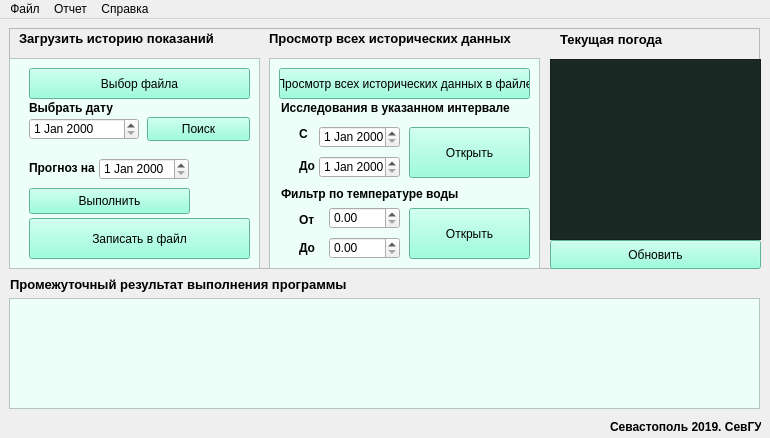
<?xml version="1.0" encoding="UTF-8"?>
<ui version="4.0">
 <class>MainWindow</class>
 <widget class="QMainWindow" name="MainWindow">
  <property name="geometry">
   <rect>
    <x>0</x>
    <y>0</y>
    <width>770</width>
    <height>438</height>
   </rect>
  </property>
  <property name="windowTitle">
   <string>Crimea_hydro_research v1.0</string>
  </property>
  <widget class="QWidget" name="centralwidget">
   <widget class="QLabel" name="label">
    <property name="geometry">
     <rect>
      <x>10</x>
      <y>250</y>
      <width>441</width>
      <height>31</height>
     </rect>
    </property>
    <property name="text">
     <string>&lt;html&gt;&lt;head/&gt;&lt;body&gt;&lt;p&gt;&lt;span style=&quot; font-size:10pt; font-weight:600;&quot;&gt;Промежуточный результат выполнения программы&lt;/span&gt;&lt;/p&gt;&lt;/body&gt;&lt;/html&gt;</string>
    </property>
   </widget>
   <widget class="QFrame" name="frame_2">
    <property name="geometry">
     <rect>
      <x>9</x>
      <y>9</y>
      <width>751</width>
      <height>241</height>
     </rect>
    </property>
    <property name="frameShape">
     <enum>QFrame::StyledPanel</enum>
    </property>
    <property name="frameShadow">
     <enum>QFrame::Raised</enum>
    </property>
    <widget class="QLabel" name="label_2">
     <property name="geometry">
      <rect>
       <x>10</x>
       <y>0</y>
       <width>261</width>
       <height>21</height>
      </rect>
     </property>
     <property name="text">
      <string>&lt;html&gt;&lt;head/&gt;&lt;body&gt;&lt;p&gt;&lt;span style=&quot; font-size:10pt; font-weight:600;&quot;&gt;Загрузить историю показаний&lt;/span&gt;&lt;/p&gt;&lt;/body&gt;&lt;/html&gt;</string>
     </property>
    </widget>
    <widget class="QPushButton" name="pushButton">
     <property name="geometry">
      <rect>
       <x>20</x>
       <y>40</y>
       <width>221</width>
       <height>31</height>
      </rect>
     </property>
     <property name="font">
      <font>
       <weight>50</weight>
       <italic>false</italic>
       <bold>false</bold>
      </font>
     </property>
     <property name="toolTip">
      <string>&lt;html&gt;&lt;head/&gt;&lt;body&gt;&lt;p&gt;&lt;br/&gt;&lt;/p&gt;&lt;/body&gt;&lt;/html&gt;</string>
     </property>
     <property name="styleSheet">
      <string notr="true">background:#7FFFD4</string>
     </property>
     <property name="text">
      <string>Выбор файла</string>
     </property>
    </widget>
    <widget class="QPushButton" name="pushButton_2">
     <property name="geometry">
      <rect>
       <x>270</x>
       <y>40</y>
       <width>251</width>
       <height>31</height>
      </rect>
     </property>
     <property name="styleSheet">
      <string notr="true">background:#7FFFD4</string>
     </property>
     <property name="text">
      <string>Просмотр всех исторических данных в файле</string>
     </property>
    </widget>
    <widget class="QLabel" name="label_4">
     <property name="geometry">
      <rect>
       <x>272</x>
       <y>70</y>
       <width>231</width>
       <height>21</height>
      </rect>
     </property>
     <property name="text">
      <string>&lt;html&gt;&lt;head/&gt;&lt;body&gt;&lt;p&gt;&lt;span style=&quot; font-weight:600;&quot;&gt;Исследования в указанном интервале&lt;/span&gt;&lt;/p&gt;&lt;/body&gt;&lt;/html&gt;</string>
     </property>
    </widget>
    <widget class="QPushButton" name="pushButton_3">
     <property name="geometry">
      <rect>
       <x>400</x>
       <y>99</y>
       <width>121</width>
       <height>51</height>
      </rect>
     </property>
     <property name="accessibleDescription">
      <string/>
     </property>
     <property name="autoFillBackground">
      <bool>false</bool>
     </property>
     <property name="styleSheet">
      <string notr="true">background:#7FFFD4</string>
     </property>
     <property name="text">
      <string>Открыть</string>
     </property>
     <property name="autoDefault">
      <bool>false</bool>
     </property>
     <property name="default">
      <bool>false</bool>
     </property>
     <property name="flat">
      <bool>false</bool>
     </property>
    </widget>
    <widget class="QPushButton" name="pushButton_4">
     <property name="geometry">
      <rect>
       <x>400</x>
       <y>180</y>
       <width>121</width>
       <height>51</height>
      </rect>
     </property>
     <property name="styleSheet">
      <string notr="true">background:#7FFFD4</string>
     </property>
     <property name="text">
      <string>Открыть</string>
     </property>
    </widget>
    <widget class="QPushButton" name="pushButton_5">
     <property name="geometry">
      <rect>
       <x>138</x>
       <y>89</y>
       <width>103</width>
       <height>24</height>
      </rect>
     </property>
     <property name="styleSheet">
      <string notr="true">background:#7FFFD4</string>
     </property>
     <property name="text">
      <string>Поиск</string>
     </property>
    </widget>
    <widget class="QPushButton" name="pushButton_6">
     <property name="geometry">
      <rect>
       <x>20</x>
       <y>160</y>
       <width>161</width>
       <height>26</height>
      </rect>
     </property>
     <property name="styleSheet">
      <string notr="true">background:#7FFFD4</string>
     </property>
     <property name="text">
      <string>Выполнить</string>
     </property>
    </widget>
    <widget class="QDateEdit" name="dateEdit">
     <property name="geometry">
      <rect>
       <x>20</x>
       <y>90</y>
       <width>110</width>
       <height>22</height>
      </rect>
     </property>
    </widget>
    <widget class="QLabel" name="label_5">
     <property name="geometry">
      <rect>
       <x>20</x>
       <y>130</y>
       <width>71</width>
       <height>21</height>
      </rect>
     </property>
     <property name="text">
      <string>&lt;html&gt;&lt;head/&gt;&lt;body&gt;&lt;p&gt;&lt;span style=&quot; font-weight:600;&quot;&gt;Прогноз на&lt;/span&gt;&lt;/p&gt;&lt;/body&gt;&lt;/html&gt;</string>
     </property>
    </widget>
    <widget class="QDateEdit" name="dateEdit_2">
     <property name="geometry">
      <rect>
       <x>90</x>
       <y>130</y>
       <width>90</width>
       <height>22</height>
      </rect>
     </property>
    </widget>
    <widget class="QLabel" name="label_6">
     <property name="geometry">
      <rect>
       <x>20</x>
       <y>70</y>
       <width>91</width>
       <height>21</height>
      </rect>
     </property>
     <property name="text">
      <string>&lt;html&gt;&lt;head/&gt;&lt;body&gt;&lt;p&gt;&lt;span style=&quot; font-weight:600;&quot;&gt;Выбрать дату&lt;/span&gt;&lt;/p&gt;&lt;/body&gt;&lt;/html&gt;</string>
     </property>
    </widget>
    <widget class="QLabel" name="label_7">
     <property name="geometry">
      <rect>
       <x>290</x>
       <y>98</y>
       <width>21</width>
       <height>16</height>
      </rect>
     </property>
     <property name="text">
      <string>&lt;html&gt;&lt;head/&gt;&lt;body&gt;&lt;p&gt;&lt;span style=&quot; font-weight:600;&quot;&gt;С&lt;/span&gt;&lt;/p&gt;&lt;/body&gt;&lt;/html&gt;</string>
     </property>
    </widget>
    <widget class="QLabel" name="label_8">
     <property name="geometry">
      <rect>
       <x>290</x>
       <y>118</y>
       <width>31</width>
       <height>41</height>
      </rect>
     </property>
     <property name="text">
      <string>&lt;html&gt;&lt;head/&gt;&lt;body&gt;&lt;p&gt;&lt;span style=&quot; font-weight:600;&quot;&gt;До&lt;/span&gt;&lt;/p&gt;&lt;/body&gt;&lt;/html&gt;</string>
     </property>
    </widget>
    <widget class="QDateEdit" name="dateEdit_3">
     <property name="geometry">
      <rect>
       <x>310</x>
       <y>98</y>
       <width>81</width>
       <height>22</height>
      </rect>
     </property>
    </widget>
    <widget class="QDateEdit" name="dateEdit_4">
     <property name="geometry">
      <rect>
       <x>310</x>
       <y>128</y>
       <width>81</width>
       <height>22</height>
      </rect>
     </property>
    </widget>
    <widget class="QLabel" name="label_9">
     <property name="geometry">
      <rect>
       <x>272</x>
       <y>158</y>
       <width>191</width>
       <height>16</height>
      </rect>
     </property>
     <property name="text">
      <string>&lt;html&gt;&lt;head/&gt;&lt;body&gt;&lt;p&gt;&lt;span style=&quot; font-weight:600;&quot;&gt;Фильтр по температуре воды&lt;/span&gt;&lt;/p&gt;&lt;/body&gt;&lt;/html&gt;</string>
     </property>
    </widget>
    <widget class="QLabel" name="label_10">
     <property name="geometry">
      <rect>
       <x>290</x>
       <y>184</y>
       <width>47</width>
       <height>16</height>
      </rect>
     </property>
     <property name="text">
      <string>&lt;html&gt;&lt;head/&gt;&lt;body&gt;&lt;p&gt;&lt;span style=&quot; font-weight:600;&quot;&gt;От&lt;/span&gt;&lt;/p&gt;&lt;/body&gt;&lt;/html&gt;</string>
     </property>
    </widget>
    <widget class="QLabel" name="label_11">
     <property name="geometry">
      <rect>
       <x>290</x>
       <y>210</y>
       <width>47</width>
       <height>21</height>
      </rect>
     </property>
     <property name="text">
      <string>&lt;html&gt;&lt;head/&gt;&lt;body&gt;&lt;p&gt;&lt;span style=&quot; font-weight:600;&quot;&gt;До&lt;/span&gt;&lt;/p&gt;&lt;/body&gt;&lt;/html&gt;</string>
     </property>
    </widget>
    <widget class="QDoubleSpinBox" name="doubleSpinBox">
     <property name="geometry">
      <rect>
       <x>320</x>
       <y>179</y>
       <width>71</width>
       <height>22</height>
      </rect>
     </property>
    </widget>
    <widget class="QDoubleSpinBox" name="doubleSpinBox_2">
     <property name="geometry">
      <rect>
       <x>320</x>
       <y>209</y>
       <width>71</width>
       <height>22</height>
      </rect>
     </property>
    </widget>
    <widget class="QPushButton" name="pushButton_7">
     <property name="geometry">
      <rect>
       <x>20</x>
       <y>190</y>
       <width>221</width>
       <height>41</height>
      </rect>
     </property>
     <property name="styleSheet">
      <string notr="true">background:#7FFFD4</string>
     </property>
     <property name="text">
      <string>Записать в файл</string>
     </property>
    </widget>
    <widget class="QTextBrowser" name="textBrowser_2">
     <property name="geometry">
      <rect>
       <x>0</x>
       <y>30</y>
       <width>251</width>
       <height>211</height>
      </rect>
     </property>
     <property name="styleSheet">
      <string notr="true">background:#edfff8</string>
     </property>
    </widget>
    <widget class="QTextBrowser" name="textBrowser_3">
     <property name="geometry">
      <rect>
       <x>260</x>
       <y>30</y>
       <width>271</width>
       <height>211</height>
      </rect>
     </property>
     <property name="styleSheet">
      <string notr="true">background:#edfff8</string>
     </property>
    </widget>
    <widget class="QLabel" name="label_13">
     <property name="geometry">
      <rect>
       <x>260</x>
       <y>0</y>
       <width>251</width>
       <height>21</height>
      </rect>
     </property>
     <property name="text">
      <string>&lt;html&gt;&lt;head/&gt;&lt;body&gt;&lt;p&gt;&lt;span style=&quot; font-size:10pt; font-weight:600;&quot;&gt;Просмотр всех исторических данных&lt;/span&gt;&lt;/p&gt;&lt;/body&gt;&lt;/html&gt;</string>
     </property>
    </widget>
    <zorder>textBrowser_3</zorder>
    <zorder>textBrowser_2</zorder>
    <zorder>label_2</zorder>
    <zorder>pushButton</zorder>
    <zorder>pushButton_2</zorder>
    <zorder>label_4</zorder>
    <zorder>pushButton_3</zorder>
    <zorder>pushButton_4</zorder>
    <zorder>pushButton_5</zorder>
    <zorder>pushButton_6</zorder>
    <zorder>dateEdit</zorder>
    <zorder>label_5</zorder>
    <zorder>dateEdit_2</zorder>
    <zorder>label_6</zorder>
    <zorder>label_7</zorder>
    <zorder>label_8</zorder>
    <zorder>dateEdit_3</zorder>
    <zorder>dateEdit_4</zorder>
    <zorder>label_9</zorder>
    <zorder>label_10</zorder>
    <zorder>label_11</zorder>
    <zorder>doubleSpinBox</zorder>
    <zorder>doubleSpinBox_2</zorder>
    <zorder>pushButton_7</zorder>
    <zorder>label_13</zorder>
   </widget>
   <widget class="QFrame" name="frame_3">
    <property name="geometry">
     <rect>
      <x>9</x>
      <y>279</y>
      <width>751</width>
      <height>111</height>
     </rect>
    </property>
    <property name="frameShape">
     <enum>QFrame::StyledPanel</enum>
    </property>
    <property name="frameShadow">
     <enum>QFrame::Raised</enum>
    </property>
    <widget class="QTextBrowser" name="textBrowser">
     <property name="geometry">
      <rect>
       <x>0</x>
       <y>0</y>
       <width>751</width>
       <height>111</height>
      </rect>
     </property>
     <property name="styleSheet">
      <string notr="true">background:#edfff8</string>
     </property>
    </widget>
   </widget>
   <widget class="QLabel" name="label_3">
    <property name="geometry">
     <rect>
      <x>610</x>
      <y>400</y>
      <width>151</width>
      <height>16</height>
     </rect>
    </property>
    <property name="text">
     <string>&lt;html&gt;&lt;head/&gt;&lt;body&gt;&lt;p&gt;&lt;span style=&quot; font-weight:600;&quot;&gt;Севастополь 2019. СевГУ&lt;/span&gt;&lt;/p&gt;&lt;/body&gt;&lt;/html&gt;</string>
    </property>
   </widget>
   <widget class="QLabel" name="label_12">
    <property name="geometry">
     <rect>
      <x>560</x>
      <y>10</y>
      <width>121</width>
      <height>21</height>
     </rect>
    </property>
    <property name="text">
     <string>&lt;html&gt;&lt;head/&gt;&lt;body&gt;&lt;p&gt;&lt;span style=&quot; font-size:10pt; font-weight:600;&quot;&gt;Текущая погода&lt;/span&gt;&lt;/p&gt;&lt;/body&gt;&lt;/html&gt;</string>
    </property>
   </widget>
   <widget class="QTextBrowser" name="textBrowser_4">
    <property name="geometry">
     <rect>
      <x>550</x>
      <y>40</y>
      <width>211</width>
      <height>181</height>
     </rect>
    </property>
    <property name="styleSheet">
     <string notr="true">background:#1b2924</string>
    </property>
   </widget>
   <widget class="QPushButton" name="pushButton_8">
    <property name="geometry">
     <rect>
      <x>550</x>
      <y>221</y>
      <width>211</width>
      <height>29</height>
     </rect>
    </property>
    <property name="palette">
     <palette>
      <active>
       <colorrole role="Button">
        <brush brushstyle="SolidPattern">
         <color alpha="255">
          <red>127</red>
          <green>255</green>
          <blue>212</blue>
         </color>
        </brush>
       </colorrole>
       <colorrole role="ButtonText">
        <brush brushstyle="SolidPattern">
         <color alpha="255">
          <red>0</red>
          <green>0</green>
          <blue>0</blue>
         </color>
        </brush>
       </colorrole>
       <colorrole role="Base">
        <brush brushstyle="SolidPattern">
         <color alpha="255">
          <red>127</red>
          <green>255</green>
          <blue>212</blue>
         </color>
        </brush>
       </colorrole>
       <colorrole role="Window">
        <brush brushstyle="SolidPattern">
         <color alpha="255">
          <red>127</red>
          <green>255</green>
          <blue>212</blue>
         </color>
        </brush>
       </colorrole>
      </active>
      <inactive>
       <colorrole role="Button">
        <brush brushstyle="SolidPattern">
         <color alpha="255">
          <red>127</red>
          <green>255</green>
          <blue>212</blue>
         </color>
        </brush>
       </colorrole>
       <colorrole role="ButtonText">
        <brush brushstyle="SolidPattern">
         <color alpha="255">
          <red>0</red>
          <green>0</green>
          <blue>0</blue>
         </color>
        </brush>
       </colorrole>
       <colorrole role="Base">
        <brush brushstyle="SolidPattern">
         <color alpha="255">
          <red>127</red>
          <green>255</green>
          <blue>212</blue>
         </color>
        </brush>
       </colorrole>
       <colorrole role="Window">
        <brush brushstyle="SolidPattern">
         <color alpha="255">
          <red>127</red>
          <green>255</green>
          <blue>212</blue>
         </color>
        </brush>
       </colorrole>
      </inactive>
      <disabled>
       <colorrole role="Button">
        <brush brushstyle="SolidPattern">
         <color alpha="255">
          <red>127</red>
          <green>255</green>
          <blue>212</blue>
         </color>
        </brush>
       </colorrole>
       <colorrole role="ButtonText">
        <brush brushstyle="SolidPattern">
         <color alpha="255">
          <red>120</red>
          <green>120</green>
          <blue>120</blue>
         </color>
        </brush>
       </colorrole>
       <colorrole role="Base">
        <brush brushstyle="SolidPattern">
         <color alpha="255">
          <red>127</red>
          <green>255</green>
          <blue>212</blue>
         </color>
        </brush>
       </colorrole>
       <colorrole role="Window">
        <brush brushstyle="SolidPattern">
         <color alpha="255">
          <red>127</red>
          <green>255</green>
          <blue>212</blue>
         </color>
        </brush>
       </colorrole>
      </disabled>
     </palette>
    </property>
    <property name="font">
     <font>
      <weight>50</weight>
      <italic>false</italic>
      <bold>false</bold>
     </font>
    </property>
    <property name="styleSheet">
     <string notr="true">background:#7FFFD4</string>
    </property>
    <property name="text">
     <string>Обновить</string>
    </property>
   </widget>
   <zorder>frame_2</zorder>
   <zorder>label</zorder>
   <zorder>frame_3</zorder>
   <zorder>label_3</zorder>
   <zorder>label_12</zorder>
   <zorder>textBrowser_4</zorder>
   <zorder>pushButton_8</zorder>
  </widget>
  <widget class="QMenuBar" name="menuBar">
   <property name="geometry">
    <rect>
     <x>0</x>
     <y>0</y>
     <width>770</width>
     <height>21</height>
    </rect>
   </property>
   <widget class="QMenu" name="menuFile">
    <property name="title">
     <string>Файл</string>
    </property>
    <addaction name="action"/>
    <addaction name="action_2"/>
    <addaction name="separator"/>
    <addaction name="action_3"/>
    <addaction name="action_4"/>
    <addaction name="separator"/>
    <addaction name="action_5"/>
    <addaction name="separator"/>
    <addaction name="action_6"/>
    <addaction name="action_7"/>
   </widget>
   <widget class="QMenu" name="menuReport">
    <property name="title">
     <string>Отчет</string>
    </property>
    <addaction name="action_11"/>
   </widget>
   <widget class="QMenu" name="menuHelp">
    <property name="title">
     <string>Справка</string>
    </property>
    <addaction name="action_13"/>
    <addaction name="separator"/>
    <addaction name="action_12"/>
   </widget>
   <addaction name="menuFile"/>
   <addaction name="menuReport"/>
   <addaction name="menuHelp"/>
  </widget>
  <action name="action">
   <property name="text">
    <string>Новый...</string>
   </property>
  </action>
  <action name="action_2">
   <property name="text">
    <string>Открыть...</string>
   </property>
  </action>
  <action name="action_3">
   <property name="text">
    <string>Сохранить</string>
   </property>
  </action>
  <action name="action_4">
   <property name="text">
    <string>Сохранить как...</string>
   </property>
  </action>
  <action name="action_5">
   <property name="text">
    <string>Печать...</string>
   </property>
  </action>
  <action name="action_6">
   <property name="text">
    <string>Закрыть</string>
   </property>
  </action>
  <action name="action_7">
   <property name="text">
    <string>Выход</string>
   </property>
  </action>
  <action name="action_11">
   <property name="text">
    <string>Сохранить как отчет</string>
   </property>
  </action>
  <action name="action_12">
   <property name="text">
    <string>О программе</string>
   </property>
  </action>
  <action name="action_13">
   <property name="text">
    <string>Помощь</string>
   </property>
  </action>
 </widget>
 <resources/>
 <connections/>
</ui>
